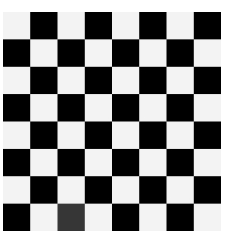
#> input picture Basic level image processing/c11_Filters/chessboard.png, 228 x 236 px
$ python K11_8_RESIM_KenarBulma_Sobel.py   (older library calls are emulated)
#> lines starting #> are read from the running program, lines starting #| are printed output that depends on the picture
# -*- coding: utf-8 -*-
"""
Created on Fri Apr  7 01:35:52 2023

@author: MUOZIC
"""

import numpy as np
import cv2
from matplotlib import pyplot as plt

# Resmi siyah beyaz olarak yükle
img = cv2.imread('chessboard.png', 0)
#> img is the input picture: shape (236, 228); min 0, max 255, mean 137.3

# Sobel kenar tespiti uygula
# sobelx = cv2.Sobel(img, cv2.CV_64F, 1, 0, ksize=3)
# sobely = cv2.Sobel(img, cv2.CV_64F, 0, 1, ksize=3)

sobelx = cv2.Sobel(img, cv2.CV_8U, 1, 0, ksize=3)
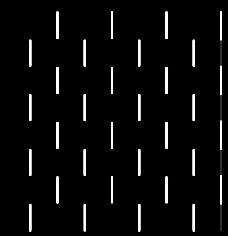
#> sobelx: shape (236, 228); min 0, max 255, mean 11.1
sobely = cv2.Sobel(img, cv2.CV_8U, 0, 1, ksize=3)
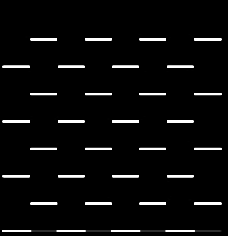
#> sobely: shape (236, 228); min 0, max 255, mean 11

# sobelx = cv2.Sobel(img, -1, 1, 0, ksize=3)
# sobely = cv2.Sobel(img, -1, 0, 1, ksize=3)

# dst = cv2.Sobel(src, ddepth, dx, dy, ksize)

# src: Giriş görüntüsü.

# ddepth: Türe dönüşüm derinliği. Bu parametre, çıktı gradyan görüntüsünün veri türünü belirler.
# Genellikle cv2.CV_8U, cv2.CV_16U, cv2.CV_32F veya cv2.CV_64F gibi sabitler kullanılır.
# Örneğin, cv2.CV_64F kullanıldığında, gradyan hesaplamaları 64-bit kayan nokta sayılarla yapılır.

# cv2.CV_8U: 8-bit işaretli tamsayılar. Bu, 0 ile 255 arasındaki tam sayıları depolamak için kullanılır.
# Yani, her piksel 0 ile 255 arasında bir gri tonlama seviyesini temsil eder. Özellikle siyah-beyaz görüntüler için yaygın olarak kullanılır.

# cv2.CV_16U: 16-bit işaretli tamsayılar. Bu, 0 ile 65535 arasındaki tam sayıları depolamak için kullanılır.
# Genellikle derinlik bilgisi gibi yüksek dinamik aralıklı verileri saklamak için kullanılır.

# cv2.CV_32F: 32-bit kayan noktalı sayılar. Bu, tek hassasiyetli kayan nokta sayılarını depolamak için kullanılır.
# Özellikle görüntü işleme algoritmalarında matematiksel işlemler yapılırken daha yüksek hassasiyet gerektiren durumlarda kullanılır.

# cv2.CV_64F: 64-bit kayan noktalı sayılar. Bu, çift hassasiyetli kayan nokta sayılarını depolamak için kullanılır.
# Daha yüksek hassasiyet gerektiren uygulamalarda kullanılır, ancak daha fazla bellek kullanımı gerektirir.

# Hangi derinlik tipini seçeceğiniz, uygulamanın gereksinimlerine, bellek kullanımına ve hesaplama hassasiyetine bağlıdır.
# Örneğin, genellikle hesaplama hızı daha önemliyse 8-bit tamsayılar tercih edilirken,
# daha yüksek hassasiyet gerekiyorsa 32-bit veya 64-bit kayan noktalı sayılar kullanılabilir.

# dx: x yönündeki gradyan derecesi (x yönlü türev). 1, x yönünde birinci dereceden türev alınacağını belirtir.

# dy: y yönündeki gradyan derecesi (y yönlü türev). 0, y yönünde birinci dereceden türev alınmayacağını belirtir.

# ksize: Her iki yönde de Sobel kernel boyutu.
# Varsayılan olarak 3'tür, ancak bu parametre isteğe bağlıdır.
# Genellikle 3, 5 veya 7 gibi tek sayılar kullanılır.

# Sobel kenarlarını birleştir
sobel_OR = cv2.bitwise_or(sobelx, sobely)
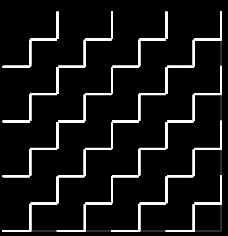
#> sobel_OR: shape (236, 228); min 0, max 255, mean 21.7

# Görüntüleri görselleştir
plt.figure(figsize=(10, 5))

plt.subplot(2, 2, 1), plt.imshow(img, cmap='gray')
plt.title('Original'), plt.xticks([]), plt.yticks([])

plt.subplot(2, 2, 2), plt.imshow(sobelx, cmap='gray')
plt.title('Sobel X'), plt.xticks([]), plt.yticks([])

plt.subplot(2, 2, 3), plt.imshow(sobely, cmap='gray')
plt.title('Sobel Y'), plt.xticks([]), plt.yticks([])

plt.subplot(2, 2, 4), plt.imshow(sobel_OR, cmap='gray')
plt.title('Sobel OR'), plt.xticks([]), plt.yticks([])

plt.show()
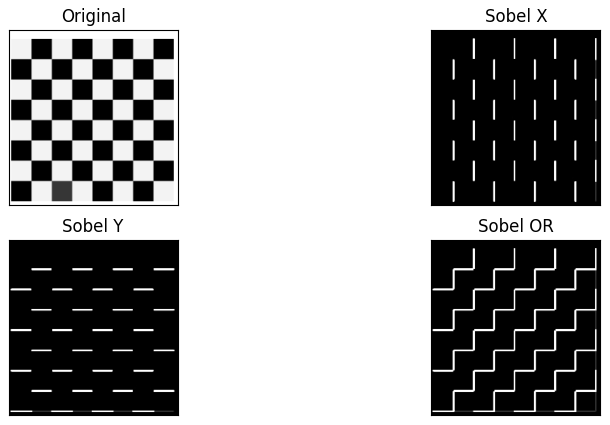
#> figure drawn by matplotlib, 4 panels
